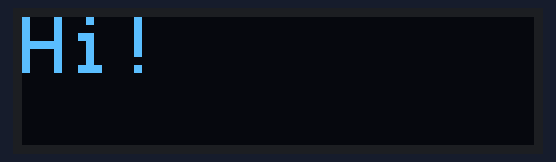
Recording of a sketch running on a simulated Arduino Uno, built with avr-gcc and run on an emulated ATmega328P. On the bench: 128×32 one-colour display. The display library's start-up logo is not drawn. At 4.1 s the program stops and its outputs stay as they are.

Above: at 2.1 s.
At 4.1 s:
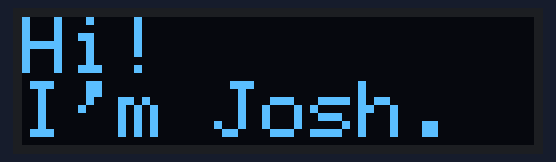

Measured:
- what the display in image 0 shows lasts 2.0 s, from 2.1 s to 4.1 s

The sketch:

sketch_nov08a.ino
```cpp
#include <SPI.h>
#include <Wire.h>
#include <Adafruit_GFX.h>
#include <Adafruit_SSD1306.h>

#include <Fonts/FreeMonoBoldOblique12pt7b.h>

#define SCREEN_WIDTH 128 // OLED display width, in pixels
#define SCREEN_HEIGHT 32 // OLED display height, in pixels

// Declaration for an SSD1306 display connected to I2C (SDA, SCL pins)
#define OLED_RESET     -1 // Reset pin # (or -1 if sharing Arduino reset pin)
Adafruit_SSD1306 display(SCREEN_WIDTH, SCREEN_HEIGHT, &Wire, OLED_RESET);

void setup() {
  display.setRotation(0);

  Serial.begin(9600);

  // SSD1306_SWITCHCAPVCC = generate display voltage from 3.3V internally
  if(!display.begin(SSD1306_SWITCHCAPVCC, 0x3C)) { // Address 0x3C for 128x32
    Serial.println(F("SSD1306 allocation failed"));
    for(;;); // Don't proceed, loop forever
  }

  // Show initial display buffer contents on the screen --
  // the library initializes this with an Adafruit splash screen.
  display.display();
  delay(2000); // Pause for 2 seconds

  // Clear the buffer
  display.clearDisplay();
  display.display();
}

void loop() {
  // put your main code here, to run repeatedly:
//  display.clearDisplay();

  display.setTextSize(2);      // Normal 1:1 pixel scale
  display.setTextColor(SSD1306_WHITE); // Draw white text
  display.setCursor(0, 0);     // Start at top-left corner

  display.println(F("Hi!"));
  display.display();
  delay(2000);

  display.println(F("I'm Josh."));

  display.display();
  while(true);

}
```
